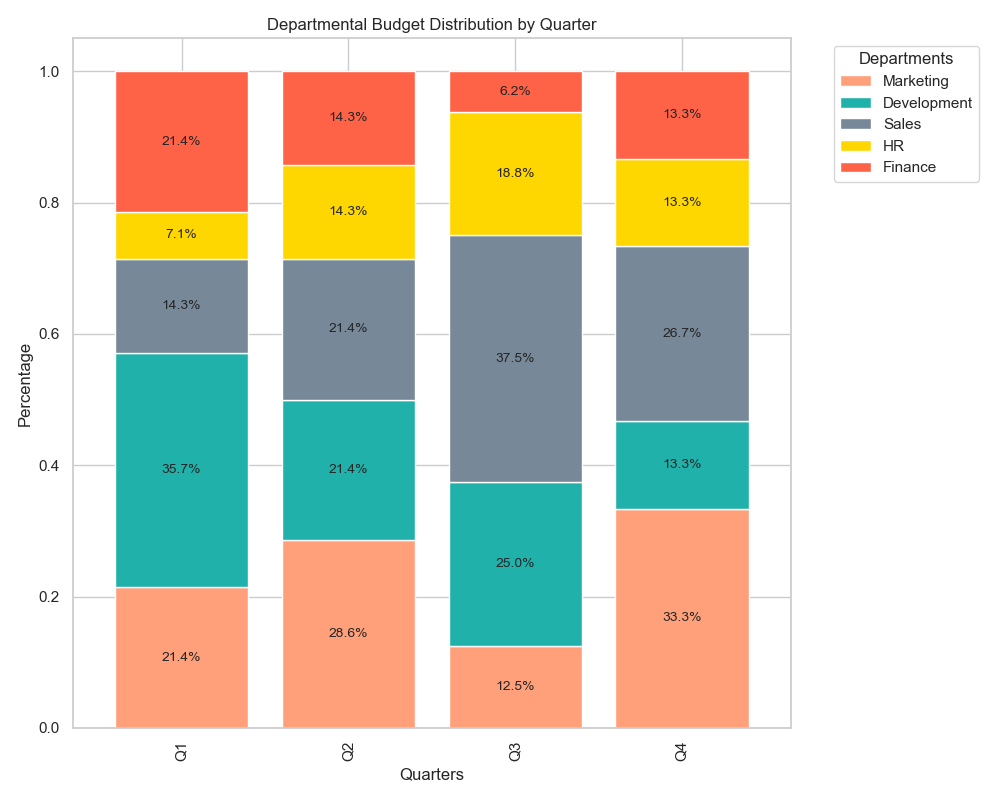

The Python source for this figure:

import matplotlib.pyplot as plt
import seaborn as sns
import pandas as pd

# Create a DataFrame based on the input data
data = {
    'Category': ['Q1', 'Q2', 'Q3', 'Q4'],
    'Marketing': [15, 20, 10, 25],
    'Development': [25, 15, 20, 10],
    'Sales': [10, 15, 30, 20],
    'HR': [5, 10, 15, 10],
    'Finance': [15, 10, 5, 10],
}
df = pd.DataFrame(data)

# Compute percentages for the stack
df_percentage = df.set_index('Category')
df_percentage = df_percentage.divide(df_percentage.sum(axis=1), axis=0)

# Create a vertical stacked bar chart
fig, ax = plt.subplots(figsize=(10, 8))
df_percentage.plot(kind='bar', stacked=True, color=['#FFA07A', '#20B2AA', '#778899', '#FFD700', '#FF6347'], width=0.8, ax=ax)

# Customize the plot to reflect percentages
for n in df_percentage:
    for i, (cs, ab, pc) in enumerate(zip(df_percentage.iloc[:, :].cumsum(1)[n], 
                                          df_percentage[n], df_percentage[n])):
        if pc > 0:  # Only show text for non-zero percentages
            plt.text(i, cs - ab / 2, str(round(pc * 100, 1)) + '%', va='center', ha='center', fontsize=10)

plt.title('Departmental Budget Distribution by Quarter')
ax.set_ylabel('Percentage')
ax.set_xlabel('Quarters')
plt.legend(title='Departments', bbox_to_anchor=(1.05, 1), loc='upper left')

# Adjust the size and layout
plt.tight_layout()

plt.show()
